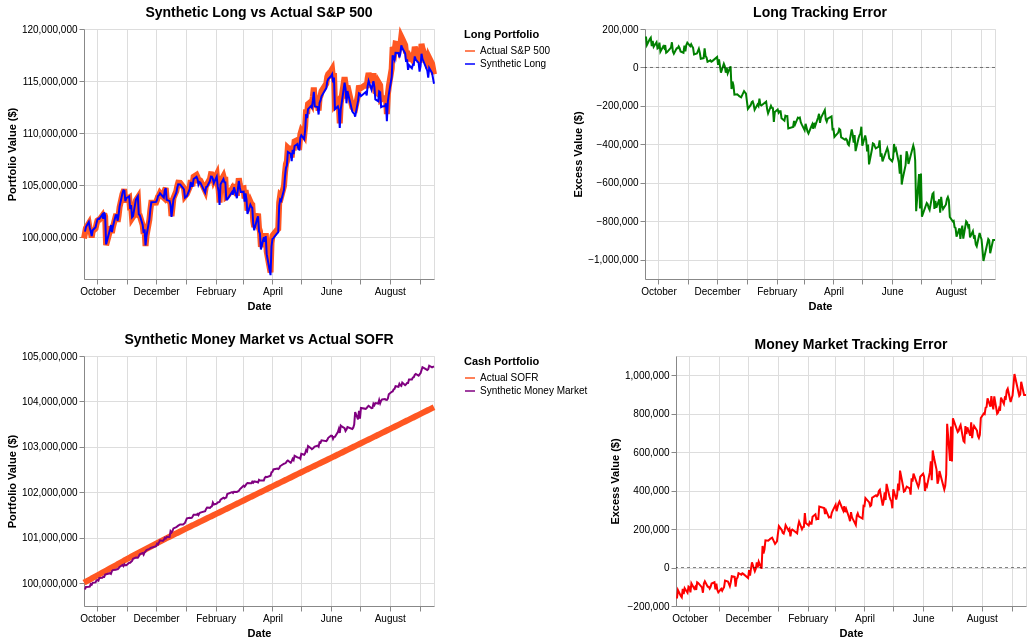

Notebook code for this chart:
### Markdown cell above
## 🏗️ Constructing and Evaluating the Synthetic Portfolios
To see the real-world impact of the arbitrage bands and contract rounding, we must translate our daily rates and contract sizes into cumulative dollar values. We will track a \$100,000,000 initial investment across four distinct portfolios to isolate the exact tracking error caused by market frictions.

* **The Baselines (Actual Markets):** We calculate the baseline growth of \$100M invested purely in the at daily SOFR and \$100M invested purely in the S&P 500 Total Return Index.

* **The Synthetic Long:** We combine the compounding SOFR cash balance with the daily mark-to-market P&L of our long futures position.

* **The Synthetic Money Market:** Leveraging our earlier realization, we take the compounding S&P 500 cash balance and subtract the long futures P&L (synthetically shorting the futures) to strip out the equity risk.

* **The Excess Returns (Tracking Error):** By subtracting the actual baselines from our synthetic portfolios, we isolate the cumulative dollar impact of the futures basis drifting rich or cheap over the life of the trade. As mathematically expected, the excess return of the synthetic long will perfectly mirror the excess return of the synthetic money market.

>**Crucial Note on Dynamic Sizing:** It is important to highlight that our `Num Contracts` calculation dynamically hedges the current wandering portfolio value ($V_t$), rather than remaining statically pegged to the initial $100M. Because we continuously adjust the hedge ratio, the excess return is systematically reined in. In the strong upward-trending market of our sample period, constantly resizing the contract overlay to match the growing portfolio value actually diminishes the cumulative excess return compared to simply holding a static number of contracts.

In the code block below, we will calculate these cumulative values and immediately plot the results so we can visually compare the absolute portfolio growth alongside the mirrored tracking errors.

<details>
<summary><b>📝 The Code Below Uses Pandas `cumsum()` method: Here Is An example</b></summary>
<br>
The `cumsum()` method calculates the cumulative value of adding the values of a series. We use to calculate the total value of future gains. Below is a simple example you can try.

```python
import pandas as pd
# 1. Create a simple list of daily cash flows
cash_flows = pd.Series([100, 50, -20, 30])

# 2. Apply the cumsum() method
running_balance = cash_flows.cumsum()

# 3. Print the results
print("Daily Cash Flows:")
print(cash_flows.tolist())

print("\nRunning Balance (Cumulative Sum):")
print(running_balance.tolist())
```
Daily Cash Flows:
[100, 50, -20, 30]

Running Balance (Cumulative Sum):
[100, 150, 130, 160]

</details>

### Code cell
# 1. Calculate the daily mark-to-market P&L of the futures overlay
total_future_gains = (df_calibration['F_diff'] * 50 * df['Num Contracts']).cumsum()

# 2. Calculate the baseline cumulative values
money_market_value = (1 + df_calibration['SOFR_return']).cumprod() * 100_000_000
cash_value = (1 + df_calibration['SPTR_return']).cumprod() * 100_000_000

# 3. Construct the Synthetic Portfolios
synth_long_value = total_future_gains + money_market_value
synth_money_market_value = cash_value - total_future_gains

# 4. Calculate Excess Returns
excess_synth_long_value = synth_long_value - cash_value
excess_synth_money_market_value = synth_money_market_value - money_market_value

# 5. Prepare Data for Altair
df_plot = pd.DataFrame({
    'Date': df_calibration.index,
    'Actual S&P 500': cash_value,
    'Synthetic Long': synth_long_value,
    'Synthetic Long Excess': excess_synth_long_value,
    'Actual SOFR': money_market_value,
    'Synthetic Money Market': synth_money_market_value,
    'Synthetic Money Market Excess': excess_synth_money_market_value
})

# Zero line for excess return charts
zero_line = alt.Chart(pd.DataFrame({'y': [0]})).mark_rule(color='black', strokeDash=[3,3], opacity=0.5).encode(y='y:Q')

# --- ROW 1: SYNTHETIC LONG DASHBOARD ---
df_long_abs = df_plot.melt(id_vars=['Date'], value_vars=['Actual S&P 500', 'Synthetic Long'], var_name='Portfolio', value_name='Value')

chart_long_abs = alt.Chart(df_long_abs).mark_line().encode(
    x='Date:T',
    y=alt.Y('Value:Q', scale=alt.Scale(zero=False), title='Portfolio Value ($)'),
    color=alt.Color('Portfolio:N', scale=alt.Scale(domain=['Actual S&P 500', 'Synthetic Long'], range=['#FF5722', 'blue']), legend=alt.Legend(title="Long Portfolio")),
    strokeWidth=alt.condition(alt.datum.Portfolio == 'Actual S&P 500', alt.value(6), alt.value(2))
).properties(width=350, height=250, title='Synthetic Long vs Actual S&P 500')

chart_long_excess = alt.Chart(df_plot).mark_line(color='green').encode(
    x='Date:T',
    y=alt.Y('Synthetic Long Excess:Q', title='Excess Value ($)')
).properties(width=350, height=250, title='Long Tracking Error') + zero_line


# --- ROW 2: SYNTHETIC MONEY MARKET DASHBOARD ---
df_mm_abs = df_plot.melt(id_vars=['Date'], value_vars=['Actual SOFR', 'Synthetic Money Market'], var_name='Portfolio', value_name='Value')

chart_mm_abs = alt.Chart(df_mm_abs).mark_line().encode(
    x='Date:T',
    y=alt.Y('Value:Q', scale=alt.Scale(zero=False), title='Portfolio Value ($)'),
    color=alt.Color('Portfolio:N', scale=alt.Scale(domain=['Actual SOFR', 'Synthetic Money Market'], range=['#FF5722', 'purple']), legend=alt.Legend(title="Cash Portfolio")),
    strokeWidth=alt.condition(alt.datum.Portfolio == 'Actual SOFR', alt.value(6), alt.value(2))
).properties(width=350, height=250, title='Synthetic Money Market vs Actual SOFR')

chart_mm_excess = alt.Chart(df_plot).mark_line(color='red').encode(
    x='Date:T',
    y=alt.Y('Synthetic Money Market Excess:Q', title='Excess Value ($)')
).properties(width=350, height=250, title='Money Market Tracking Error') + zero_line

# 6. Combine all charts into a 2x2 grid
dashboard = (
    (chart_long_abs | chart_long_excess).resolve_scale(color='independent') &
    (chart_mm_abs | chart_mm_excess).resolve_scale(color='independent')
).configure_title(fontSize=14)

dashboard

### Figure 1 — Vega-Lite specification as saved in the notebook (floating-point values rounded to 4 significant figures; data arrays with more than 128 entries replaced by an {"elided": "..."} marker saying what was removed)
{"config": {"view": {"continuousWidth": 300, "continuousHeight": 300}, "title": {"fontSize": 14}}, "vconcat": [{"hconcat": [{"data": {"name": "data-29fa5ebdd9a41f929ec9eb4c631a28f5"}, "mark": {"type": "line"}, "encoding": {"color": {"field": "Portfolio", "legend": {"title": "Long Portfolio"}, "scale": {"domain": ["Actual S&P 500", "Synthetic Long"], "range": ["#FF5722", "blue"]}, "type": "nominal"}, "strokeWidth": {"condition": {"test": "(datum.Portfolio === 'Actual S&P 500')", "value": 6}, "value": 2}, "x": {"field": "Date", "type": "temporal"}, "y": {"field": "Value", "scale": {"zero": false}, "title": "Portfolio Value ($)", "type": "quantitative"}}, "height": 250, "title": "Synthetic Long vs Actual S&P 500", "width": 350}, {"layer": [{"data": {"name": "data-1892655003c25285a169101d729972e8"}, "mark": {"type": "line", "color": "green"}, "encoding": {"x": {"field": "Date", "type": "temporal"}, "y": {"field": "Synthetic Long Excess", "title": "Excess Value ($)", "type": "quantitative"}}, "title": "Long Tracking Error"}, {"data": {"name": "data-a0a55d106695e8d630baff0f16eee66d"}, "mark": {"type": "rule", "color": "black", "opacity": 0.5, "strokeDash": [3, 3]}, "encoding": {"y": {"field": "y", "type": "quantitative"}}}], "height": 250, "width": 350}], "resolve": {"scale": {"color": "independent"}}}, {"hconcat": [{"data": {"name": "data-74d7cfe3c715d7edb9a445debc0bac83"}, "mark": {"type": "line"}, "encoding": {"color": {"field": "Portfolio", "legend": {"title": "Cash Portfolio"}, "scale": {"domain": ["Actual SOFR", "Synthetic Money Market"], "range": ["#FF5722", "purple"]}, "type": "nominal"}, "strokeWidth": {"condition": {"test": "(datum.Portfolio === 'Actual SOFR')", "value": 6}, "value": 2}, "x": {"field": "Date", "type": "temporal"}, "y": {"field": "Value", "scale": {"zero": false}, "title": "Portfolio Value ($)", "type": "quantitative"}}, "height": 250, "title": "Synthetic Money Market vs Actual SOFR", "width": 350}, {"layer": [{"data": {"name": "data-1892655003c25285a169101d729972e8"}, "mark": {"type": "line", "color": "red"}, "encoding": {"x": {"field": "Date", "type": "temporal"}, "y": {"field": "Synthetic Money Market Excess", "title": "Excess Value ($)", "type": "quantitative"}}, "title": "Money Market Tracking Error"}, {"data": {"name": "data-a0a55d106695e8d630baff0f16eee66d"}, "mark": {"type": "rule", "color": "black", "opacity": 0.5, "strokeDash": [3, 3]}, "encoding": {"y": {"field": "y", "type": "quantitative"}}}], "height": 250, "width": 350}], "resolve": {"scale": {"color": "independent"}}}], "$schema": "https://vega.github.io/schema/vega-lite/v5.20.1.json", "datasets": {"data-29fa5ebdd9a41f929ec9eb4c631a28f5": {"elided": "480 records"}, "data-1892655003c25285a169101d729972e8": {"elided": "240 records"}, "data-a0a55d106695e8d630baff0f16eee66d": [{"y": 0}], "data-74d7cfe3c715d7edb9a445debc0bac83": {"elided": "480 records"}}}
